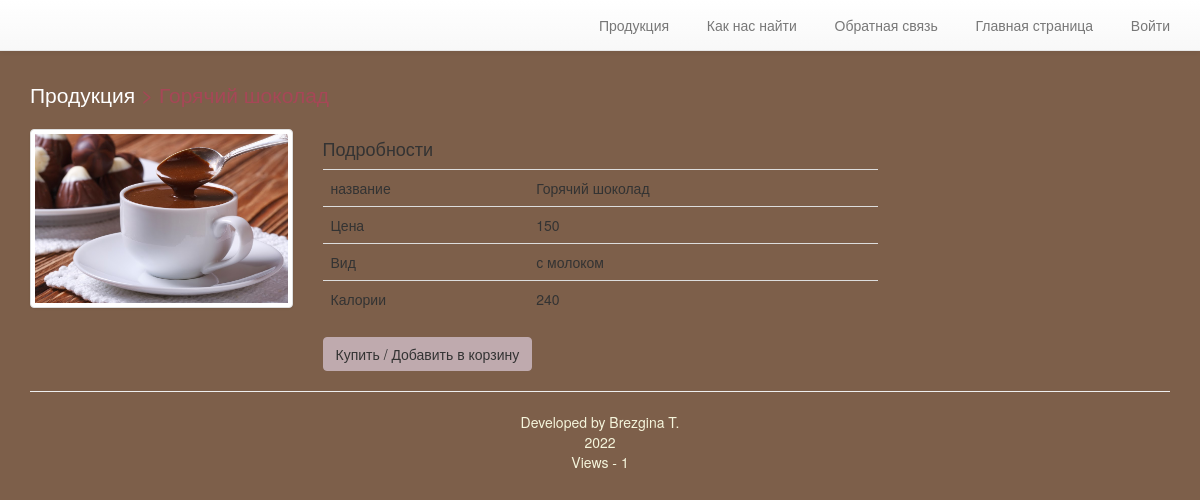
Page /4.ru/cake.php?id=1 on the committed database.
### 4.ru/functions/database_functions.php (called while the page is built, shortened)
<?php
function getTypeById($conn, $id)
{
    $query = "SELECT * FROM `тип товара` WHERE `номер_вида`='$id'";
    $result = mysqli_query($conn, $query);
    if (!$result) {
        echo "Can't retrieve data " . mysqli_error($conn);
        exit;
    } else {
        $row = mysqli_fetch_assoc($result);
        $type = $row['название'];
        return $type;
    }
}
function selectCakeById($conn, $id)
{
    $query = "SELECT * FROM `товар` WHERE `номер_товара`='$id'";
    return mysqli_query($conn, $query);
}

### 4.ru/cake.php (the view, shortened to what this page needs)
<?php
$id = $_GET['id'];
require_once "./functions/database_functions.php";
$conn = db_connect();
$result = selectCakeById($conn, $id);
$row = mysqli_fetch_assoc($result);
require "./template/header.php";
?>
    <p style="color: #A64757;" class="lead" style="margin: 25px 0"><a href="cakes.php">Продукция</a> > <?php echo $row['название']; ?></p>
    <div class="row">
        <div class="col-md-3 text-center">
            <img class="img-responsive img-thumbnail" src="./images/<?php echo $row['Фото']; ?>">
        </div>
        <div class="col-md-6">
            <h4>Подробности</h4>
            <table class="table">
                <?php foreach ($row as $key => $value) {
                    if ($key == "номер_товара" || $key == "Фото") {
                        continue;
                    }
                    switch ($key) {
                        case "цена":
                            $key = "Цена";
                            break;
                        case "номер_вида":
                            $key = "Вид";
                            $value = getTypeById($conn, $value);
                            break;
                    }
                    ?>
                    <tr>
                        <td><?php echo $key; ?></td>
                        <td><?php echo $value; ?></td>
                    </tr>
                    <?php
                }
                ?>
            </table>
            <form method="post" action="cart.php">
                <input type="submit" value="Купить / Добавить в корзину" name="cart" class="btn btn-default2">
            </form>
        </div>
    </div>
<?php
require "./template/footer.php";
?>

### 4.ru/style/jumbotron.css (style rules this page uses)
body { padding-top: 50px; padding-bottom: 20px; }
#main > :first-child { margin-top: 30px; }

### 4.ru/style/style.css (style rules this page uses)
.btn-default2 { color: #333; background-color: #BFAAAE; border-color: #BFAAAE }

### 4.ru/template/header.php (style rules this page uses)
body { background-color: rgba(111, 78, 55, 0.9); }

### rows in the picture
товар: Фото (picture), название "Горячий шоколад", цена "150", номер_вида.название "с молоком", Калории "240"

### other values in the picture
$key "название"
$key "Цена"
$key "Вид"
$key "Калории"
$count "1"
